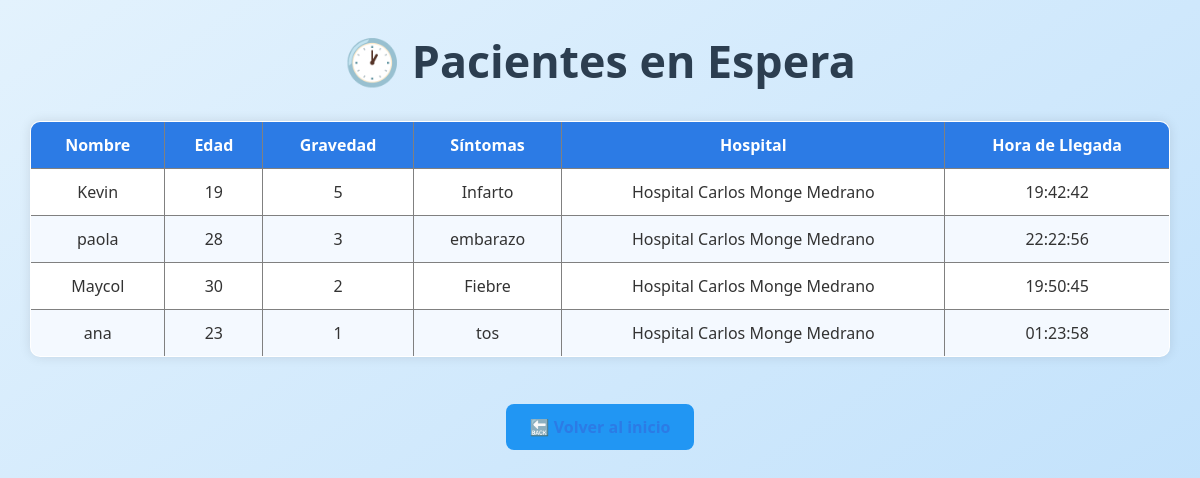
/pacientes, run on the app's committed database.
### tables this page shows
CREATE TABLE pacientes (
                id INTEGER PRIMARY KEY AUTOINCREMENT,
                nombre TEXT NOT NULL,
                edad INTEGER,
                gravedad INTEGER,
                sintomas TEXT,
                hospital_asignado TEXT,
                hora_llegada TEXT,
                atendido INTEGER DEFAULT 0
            );

### app.py (the view)
@app.route("/pacientes")
def ver_pacientes():
    pacientes = obtener_pacientes_no_atendidos()
    return render_template("pacientes.html", pacientes=pacientes)

### logic/db.py (called while the page is built)
def conectar():
    return sqlite3.connect(DB_PATH)

def obtener_pacientes_no_atendidos():
    with conectar() as conn:
        cursor = conn.cursor()
        cursor.execute("""
            SELECT * FROM pacientes
            WHERE atendido = 0
            ORDER BY gravedad DESC, hora_llegada ASC;
        """)
        pacientes = cursor.fetchall()
        return [crear_dict(cursor, row) for row in pacientes]

def crear_dict(cursor, row):
    col_names = [col[0] for col in cursor.description]
    return dict(zip(col_names, row))

### templates/pacientes.html (shortened to what this page needs)
<!DOCTYPE html>
<html lang="es">
<head>
    <link rel="stylesheet" href="{{ url_for('static', filename='styles.css') }}">
</head>
<body>
    <h1>🕐 Pacientes en Espera</h1>
    {% if pacientes %}
    <table border="1">
        <thead>
            <tr>
                <th>Nombre</th>
                <th>Edad</th>
                <th>Gravedad</th>
                <th>Síntomas</th>
                <th>Hospital</th>
                <th>Hora de Llegada</th>
            </tr>
        </thead>
        <tbody>
            {% for p in pacientes %}
            <tr>
                <td>{{ p.nombre }}</td>
                <td>{{ p.edad }}</td>
                <td>{{ p.gravedad }}</td>
                <td>{{ p.sintomas }}</td>
                <td>{{ p.hospital_asignado or 'No asignado' }}</td>
                <td>{{ p.hora_llegada }}</td>
            </tr>
            {% endfor %}
        </tbody>
    </table>
    {% else %}
        <p>No hay pacientes en espera.</p>
    {% endif %}
    <br>
    <a href="{{ url_for('index') }}">🔙 Volver al inicio</a>
</body>
</html>

### Static/styles.css (style rules this page uses)
* { margin: 0; padding: 0; box-sizing: border-box; }
body { font-family: 'Segoe UI', Tahoma, Geneva, Verdana, sans-serif; background: linear-gradient(to bottom right, #e3f2fd, #bbdefb); color: #333; display: flex; flex-direction: column; align-items: center; min-height: 100vh; padding: 40px 20px; }
h1 { font-size: 2.8rem; color: #0d47a1; margin-bottom: 40px; text-align: center; }
a { display: inline-block; padding: 12px 24px; background-color: #2196f3; color: white; text-decoration: none; border-radius: 8px; font-weight: bold; transition: background-color 0.3s ease; }
body { font-family: Arial, sans-serif; background-color: #f2f7fc; margin: 0; padding: 20px; }
body { font-family: 'Segoe UI', Tahoma, Geneva, Verdana, sans-serif; background-color: #f0f4f8; margin: 0; padding: 30px; }
h1 { text-align: center; color: #2c3e50; margin-bottom: 30px; }
table { width: 100%; border-collapse: collapse; background-color: white; box-shadow: 0 0 12px rgba(0, 0, 0, 0.1); border-radius: 10px; overflow: hidden; }
th, td { padding: 12px 15px; text-align: center; }
th { background-color: #2c7be5; color: white; font-weight: bold; }
tr:nth-child(even) { background-color: #f4f9ff; }
a { display: block; margin-top: 25px; text-align: center; text-decoration: none; font-weight: bold; color: #2c7be5; transition: color 0.3s; }

### data on the page
pacientes: nombre "Kevin", edad "19", gravedad "5", sintomas "Infarto", hospital_asignado "Hospital Carlos Monge Medrano", hora_llegada "19:42:42"
pacientes: nombre "paola", edad "28", gravedad "3", sintomas "embarazo", hospital_asignado "Hospital Carlos Monge Medrano", hora_llegada "22:22:56"
pacientes: nombre "Maycol", edad "30", gravedad "2", sintomas "Fiebre", hospital_asignado "Hospital Carlos Monge Medrano", hora_llegada "19:50:45"
pacientes: nombre "ana", edad "23", gravedad "1", sintomas "tos", hospital_asignado "Hospital Carlos Monge Medrano", hora_llegada "01:23:58"
